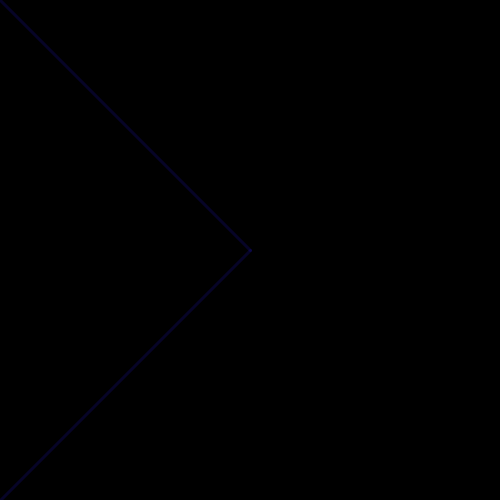
Frame 1 (no input)
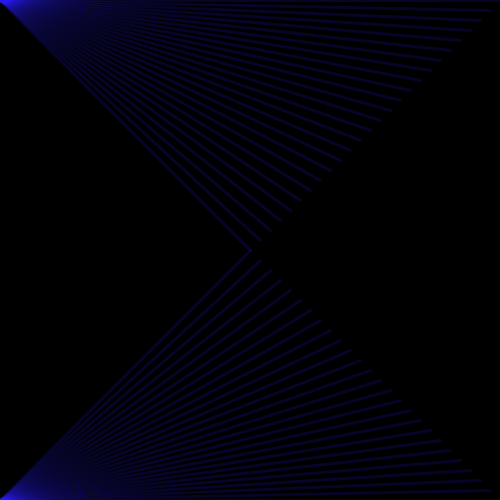
Frame 60 (the mouse pressed at the canvas centre just before this capture)
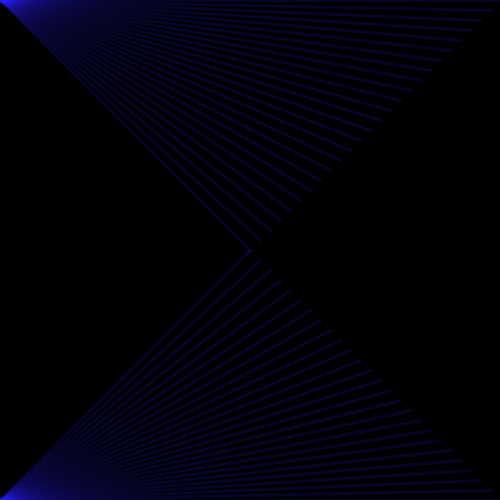
Frame 120 (the mouse held since frame 60 and released just before this capture)

The Processing sketch that drew these frames (run headless with seeded random() and noise(); from frame 60 on, the mouse is pressed at the canvas centre):

// Processing sketch: processing_32119
// ── processing_32119.pde

int topleft1 = 0;
int topleft2 = 0;
int topleft3 = 250;
int topleft4 = 250;

int bottomleft1 = 250;
int bottomleft2 = 250;
int bottomleft3 = 0;
int bottomleft4 = 500;

void setup(){
  
  size(500,500);
  background(0);
  stroke(39,25,247,40);
  strokeWeight(3);
}

void draw(){
  
  line(topleft1,topleft2,topleft3,topleft4); //top left hand side line
  topleft3 = topleft3 + 10;
  topleft4 = topleft4 - 10;
  
  line(bottomleft1,bottomleft2,bottomleft3,bottomleft4); //bottom left hand side
  bottomleft1 = bottomleft1 + 10;
  bottomleft2 = bottomleft2 + 10;
  
  //line(250,250,500,500); //bottom right hand side line
  
  //line(500,0,250,250); //top right hand side
}
